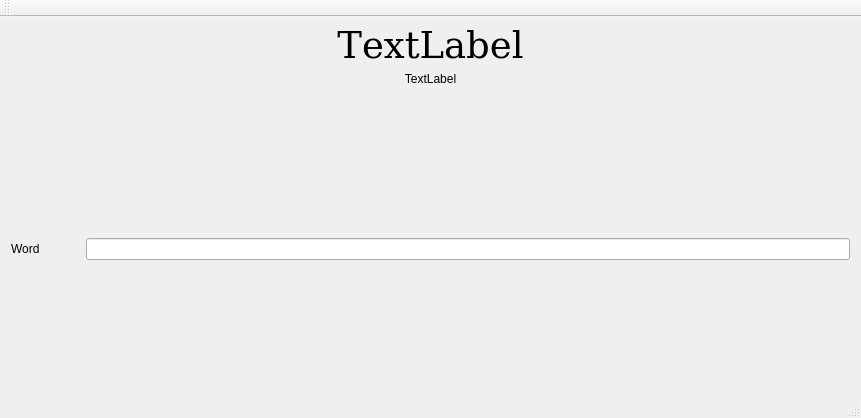
<?xml version="1.0" encoding="UTF-8"?>
<ui version="4.0">
 <class>MainWindow</class>
 <widget class="QMainWindow" name="MainWindow">
  <property name="geometry">
   <rect>
    <x>0</x>
    <y>0</y>
    <width>861</width>
    <height>418</height>
   </rect>
  </property>
  <property name="sizePolicy">
   <sizepolicy hsizetype="Expanding" vsizetype="Preferred">
    <horstretch>1</horstretch>
    <verstretch>0</verstretch>
   </sizepolicy>
  </property>
  <property name="windowTitle">
   <string>MainWindow</string>
  </property>
  <widget class="QWidget" name="centralWidget">
   <property name="sizePolicy">
    <sizepolicy hsizetype="Expanding" vsizetype="Preferred">
     <horstretch>1</horstretch>
     <verstretch>0</verstretch>
    </sizepolicy>
   </property>
   <layout class="QVBoxLayout" name="verticalLayout_2">
    <item>
     <widget class="QLabel" name="labelWelcome">
      <property name="sizePolicy">
       <sizepolicy hsizetype="Preferred" vsizetype="Fixed">
        <horstretch>0</horstretch>
        <verstretch>0</verstretch>
       </sizepolicy>
      </property>
      <property name="maximumSize">
       <size>
        <width>16777215</width>
        <height>40</height>
       </size>
      </property>
      <property name="font">
       <font>
        <family>DejaVu Math TeX Gyre</family>
        <pointsize>28</pointsize>
       </font>
      </property>
      <property name="text">
       <string>TextLabel</string>
      </property>
      <property name="alignment">
       <set>Qt::AlignCenter</set>
      </property>
     </widget>
    </item>
    <item>
     <widget class="QLabel" name="labelDictionary">
      <property name="sizePolicy">
       <sizepolicy hsizetype="Preferred" vsizetype="Fixed">
        <horstretch>0</horstretch>
        <verstretch>0</verstretch>
       </sizepolicy>
      </property>
      <property name="maximumSize">
       <size>
        <width>16777215</width>
        <height>20</height>
       </size>
      </property>
      <property name="text">
       <string>TextLabel</string>
      </property>
      <property name="alignment">
       <set>Qt::AlignCenter</set>
      </property>
     </widget>
    </item>
    <item>
     <spacer name="verticalSpacer_2">
      <property name="orientation">
       <enum>Qt::Vertical</enum>
      </property>
      <property name="sizeHint" stdset="0">
       <size>
        <width>20</width>
        <height>40</height>
       </size>
      </property>
     </spacer>
    </item>
    <item>
     <widget class="QLabel" name="labelWordDetails">
      <property name="text">
       <string/>
      </property>
     </widget>
    </item>
    <item>
     <layout class="QHBoxLayout" name="horizontalLayout" stretch="0,1,1">
      <item>
       <widget class="QLabel" name="label">
        <property name="text">
         <string>Word</string>
        </property>
       </widget>
      </item>
      <item>
       <spacer name="horizontalSpacer">
        <property name="orientation">
         <enum>Qt::Horizontal</enum>
        </property>
        <property name="sizeType">
         <enum>QSizePolicy::Fixed</enum>
        </property>
        <property name="sizeHint" stdset="0">
         <size>
          <width>40</width>
          <height>20</height>
         </size>
        </property>
       </spacer>
      </item>
      <item>
       <widget class="QLineEdit" name="lineEditWord">
        <property name="sizePolicy">
         <sizepolicy hsizetype="Expanding" vsizetype="Fixed">
          <horstretch>1</horstretch>
          <verstretch>0</verstretch>
         </sizepolicy>
        </property>
       </widget>
      </item>
     </layout>
    </item>
    <item>
     <spacer name="verticalSpacer">
      <property name="orientation">
       <enum>Qt::Vertical</enum>
      </property>
      <property name="sizeHint" stdset="0">
       <size>
        <width>20</width>
        <height>40</height>
       </size>
      </property>
     </spacer>
    </item>
   </layout>
  </widget>
  <widget class="QMenuBar" name="menuBar">
   <property name="geometry">
    <rect>
     <x>0</x>
     <y>0</y>
     <width>861</width>
     <height>22</height>
    </rect>
   </property>
  </widget>
  <widget class="QToolBar" name="mainToolBar">
   <attribute name="toolBarArea">
    <enum>TopToolBarArea</enum>
   </attribute>
   <attribute name="toolBarBreak">
    <bool>false</bool>
   </attribute>
  </widget>
  <widget class="QStatusBar" name="statusBar"/>
 </widget>
 <layoutdefault spacing="6" margin="11"/>
 <resources/>
 <connections/>
</ui>
